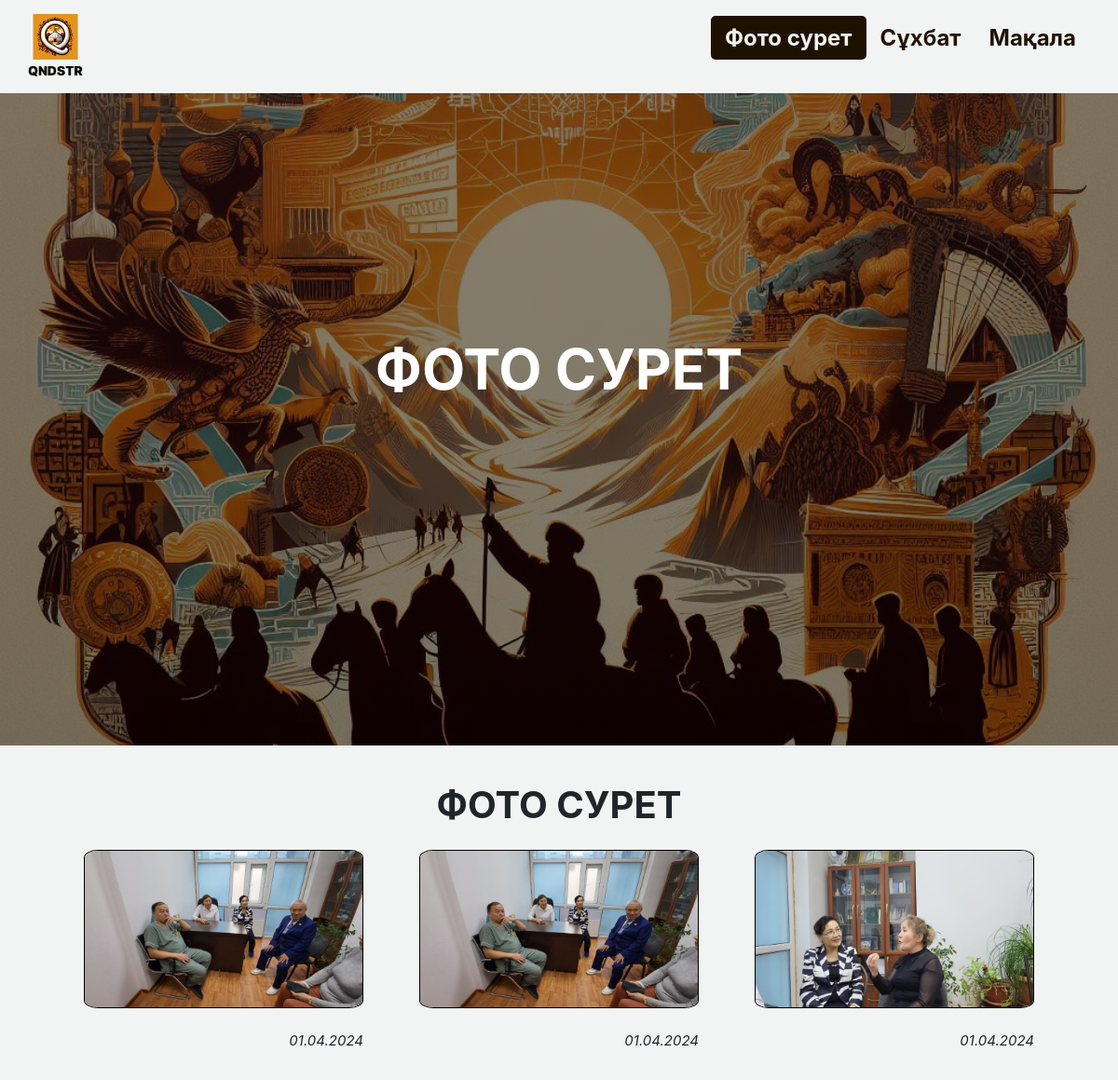
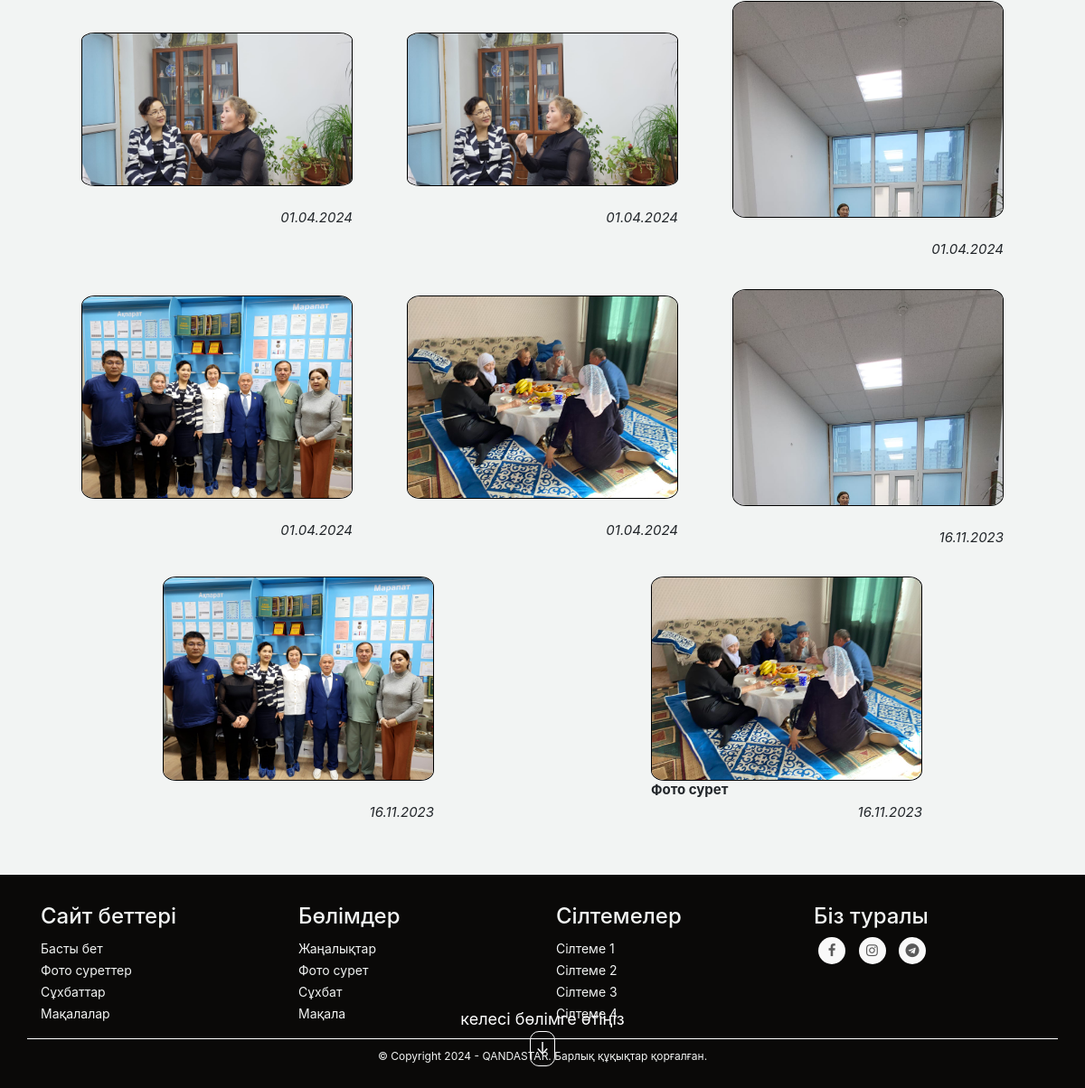
/photos/, run on the app's committed database (2 pictures, top to bottom).
### website/models.py (models this page shows)
class Photo(models.Model):
    image = models.ImageField(upload_to='photos/')
    nameImage = models.CharField(max_length=100, blank=True)
    descriptionImage = models.CharField(max_length=500, blank=True)
    categoryImage = models.ForeignKey(Category, on_delete=models.CASCADE, null=True, blank=True)
    dateOfImage = models.DateField(blank=True, null=True)
    uploadDateImage = models.DateTimeField(auto_now_add=True)

### website/views.py (the view)
# urls.py: path('photos/', views.photo_view, name='photo_view'),
def photo_view(request):
    photos = Photo.objects.all().order_by('-id')
    return render(request, 'photos.html', {'photos': photos})

### website/templates/photos.html (shortened to what this page needs)
{% load static %}
<!DOCTYPE html>
<html lang="en">
<head>
    <link rel="stylesheet" href="{% static 'website/photos.css' %}">
    <link rel="stylesheet" href="{% static 'website/menu.css' %}">
    <link rel="stylesheet" href="{% static 'website/footer.css' %}">
    <link rel="stylesheet" href="https://cdnjs.cloudflare.com/ajax/libs/font-awesome/5.15.4/css/all.min.css">
    <link rel="stylesheet" type="text/css" href="{% static 'website/slick/slick.css' %}"/>
    <link rel="stylesheet" type="text/css" href="{% static 'website/slick/slick-theme.css' %}"/>
    <link rel="stylesheet" href="{% static 'website/lightzoom_v1.1.0/style.css' %}" type="text/css">
    <link rel="stylesheet" href="https://cdn.plyr.io/3.6.8/plyr.css">
    <link rel="stylesheet" href="https://maxcdn.bootstrapcdn.com/bootstrap/4.1.3/css/bootstrap.min.css">
    <link href="https://maxcdn.bootstrapcdn.com/font-awesome/4.7.0/css/font-awesome.min.css" rel="stylesheet" >
    <link href="https://stackpath.bootstrapcdn.com/bootstrap/4.5.2/css/bootstrap.min.css" rel="stylesheet">
</head>
<body>
    <nav>
        <div class="wrapper" id="wrapper">
          <div class="logo"><a href="main.html" title="Басты бет"></a></div>
          <ul class="nav-links">
            <li><a href="photos.html" class="active-nav-links" title="Фото сурет">Фото сурет</a></li>
            <li><a href="suhbat.html" title="Сұхбат">Сұхбат</a></li>
            <li><a href="article.html" title="Мақала">Мақала</a></li>
          </ul>
        </div>
    </nav>
      <div class="photo-first-block">
        <div class="photo-first-block-text">
          <h1>ФОТО СУРЕТ</h1>
        </div>
        <div class="navigation-to-second-block">
          <span class="text-in-nav">келесі бөлімге өтіңіз</span>
          <a href="#photo-gallery" class="next-button scrollToElement" data-target=".photo-gallery"><span class="arrow">&#8595;</span></a>
        </div>
      </div>
      <div class="photo-gallery" id="photo-gallery">
        <div class="photo-gallery-title">
            <h1>ФОТО СУРЕТ</h1>
        </div>
        <div class="photo-gallery-items">
            {% for photo in photos %}
                <div class="photo-gallery-item-elements">
                    <div class="photo-gallery-item" id="photo-gallery-item">
                            <a href="{{ photo.image.url }}" class="lightzoom"><img src="{{ photo.image.url }}" alt="Name"></a>
                    </div>
                    <span class="photo-title">{{ photo.nameImage }}</span><br>
                    <span class="photo-date">
                      {% if photo.dateOfImage is not None %}
                        {{ photo.dateOfImage | date:"d.m.Y" }}
                      {% else %}
                        {{ photo.uploadDateImage | date:"d.m.Y" }}
                      {% endif %}
                    </span>
                </div>
            {% endfor %}
        </div>
    </div>
    {% include 'footer.html' %}
</body>
</html>

### website/static/website/photos.css (style rules this page uses)
body { margin: 0; padding: 0; overflow-x: hidden; }

### website/static/website/menu.css (style rules this page uses)
* { margin: 0; padding: 0; box-sizing: border-box; font-family: Inter, 'Source Sans Pro'; }
nav { position: fixed; z-index: 99; width: 100%; background: #F2F4F3; }
nav .wrapper { position: relative; max-width: 1300px; padding: 0px 30px; height: 100px; line-height: 70px; margin: auto; display: flex; align-items: center; justify-content: space-between; }
.wrapper .logo { height: 70px; width: 70px; background-image: url(photos/logo.png); background-size: cover; }
.wrapper .logo a { display: block; width: 100%; height: 100%; position: relative; top: 0; left: 0; text-decoration: none; }
.wrapper .nav-links { display: inline-flex; }
.nav-links li { list-style: none; }
.nav-links li a { color: #1F1100; text-decoration: none; font-size: 24px; font-weight: bold; padding: 9px 15px; border-radius: 5px; transition: all 0.3s ease; }
.active-nav-links { background: #1F1100; color: #F2F4F3 !important; }

### website/static/website/lightzoom_v1.1.0/style.css (style rules this page uses)
a.lightzoom { cursor: zoom-in; cursor: -webkit-zoom-in; cursor: -moz-zoom-in; }

### data on the page
Photo: image (picture), uploadDateImage "01.04.2024"
Photo: image (picture), uploadDateImage "01.04.2024"
Photo: image (picture), uploadDateImage "01.04.2024"
Photo: image (picture), uploadDateImage "01.04.2024"
Photo: image (picture), uploadDateImage "01.04.2024"
Photo: image (picture), uploadDateImage "01.04.2024"
Photo: image (picture), uploadDateImage "01.04.2024"
Photo: image (picture), uploadDateImage "01.04.2024"
Photo: image (picture), dateOfImage "16.11.2023"
Photo: image (picture), dateOfImage "16.11.2023"
Photo: image (picture), nameImage "Фото сурет", dateOfImage "16.11.2023"
